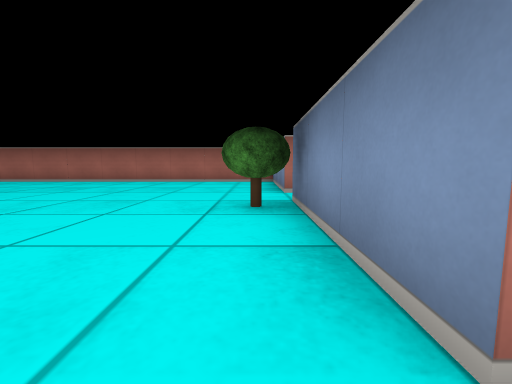
view 1 (above)

24 first-person views from a walk through a cub3D level. The camera is about half as high as the walls, tilts 6° down and sees 90° across. The floor is counted in squares. Each view is taken from the middle of a square. On the plan, view 1 faces up. The plan holds only what a view shows up to about 9 squares ahead; the rest is blank.

view 2
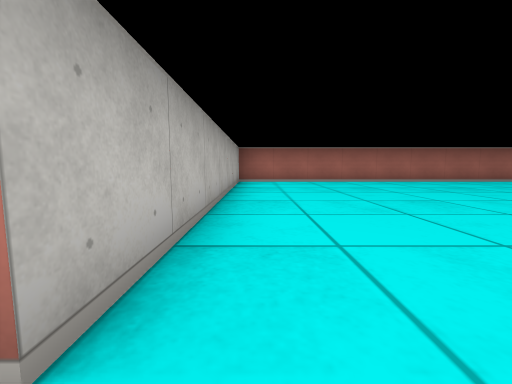

view 3
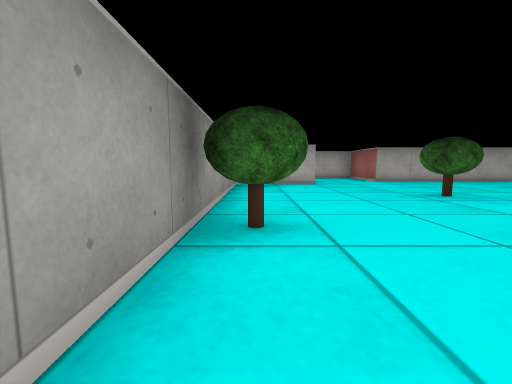

view 4
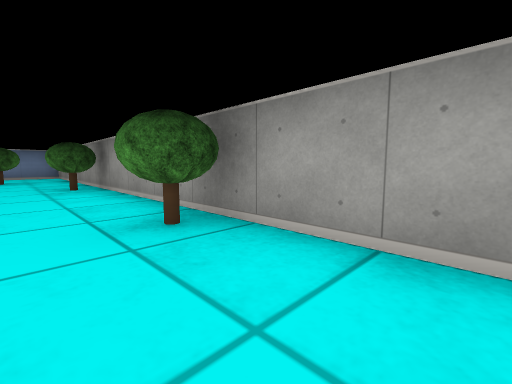

view 5
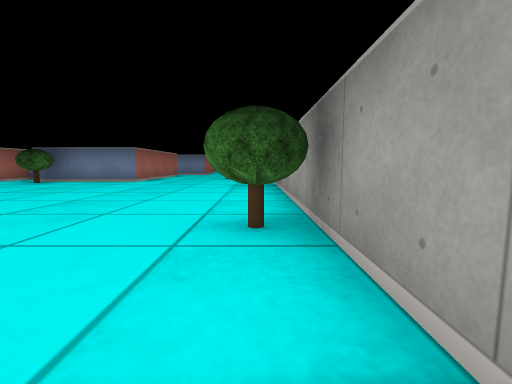

view 6
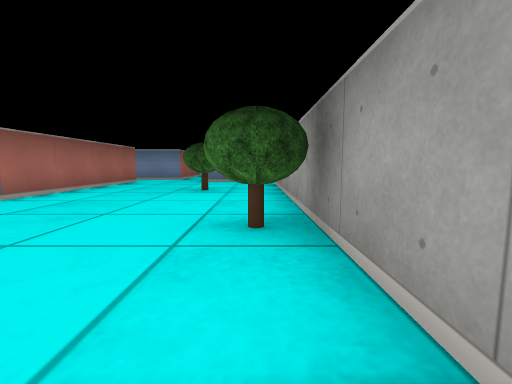

view 7
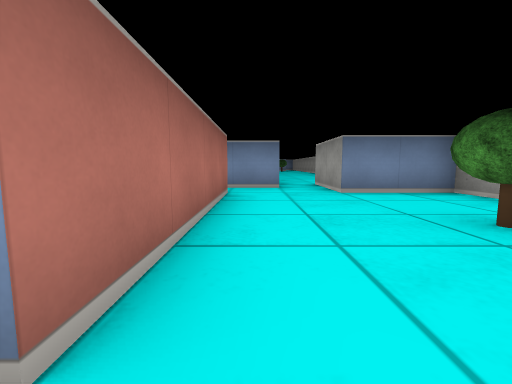

view 8
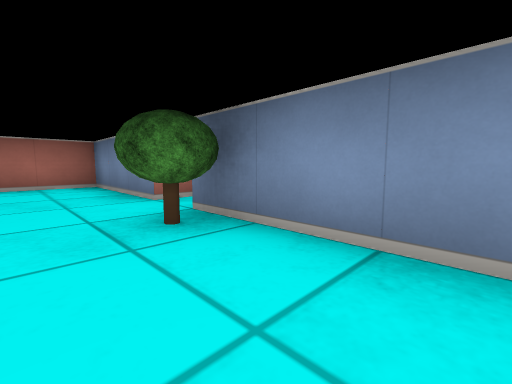

view 9
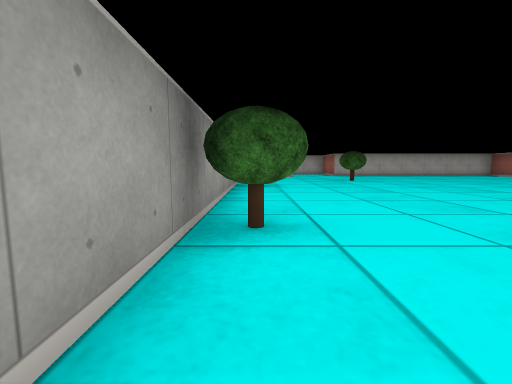

view 10
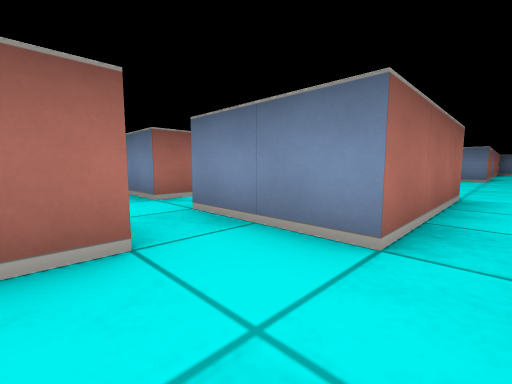

view 11
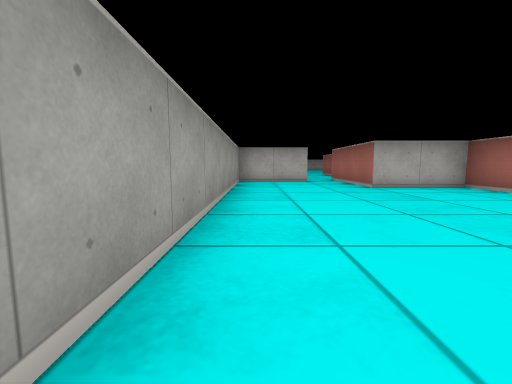

view 12
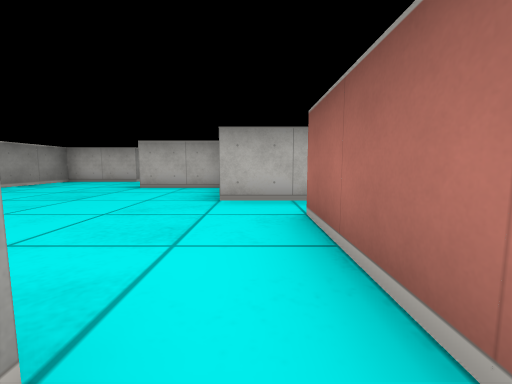

view 13
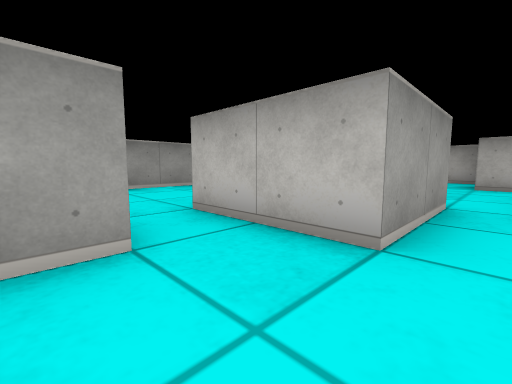

view 14
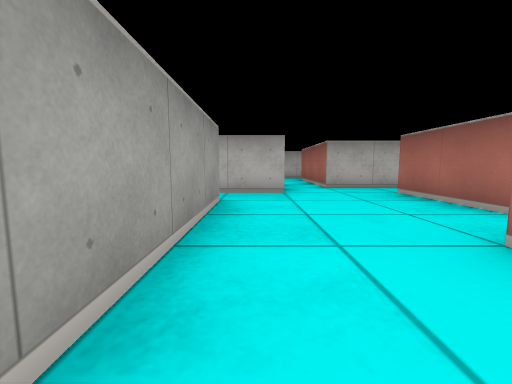

view 15
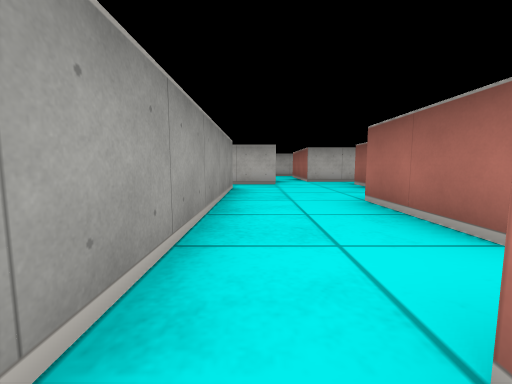

view 16
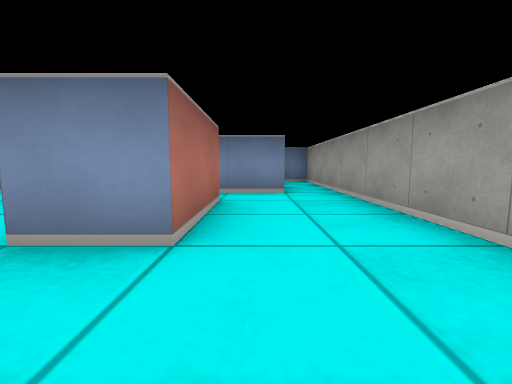

view 17
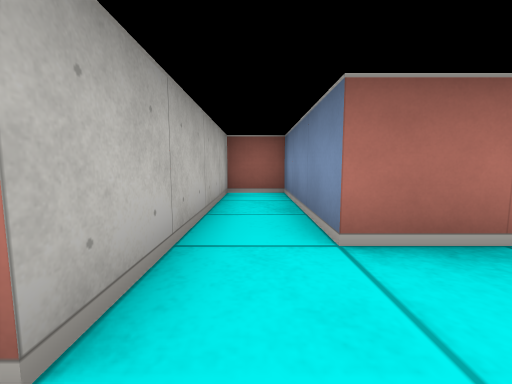

view 18
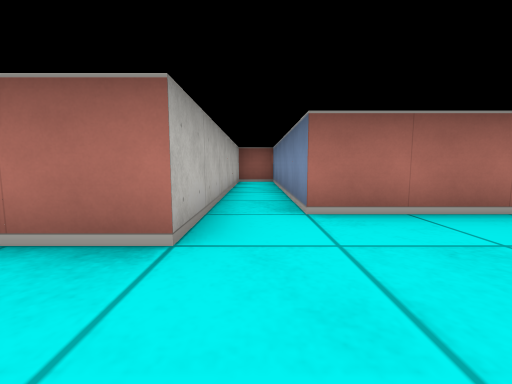

view 19
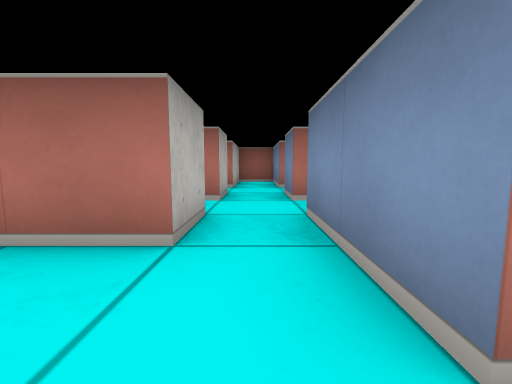

view 20
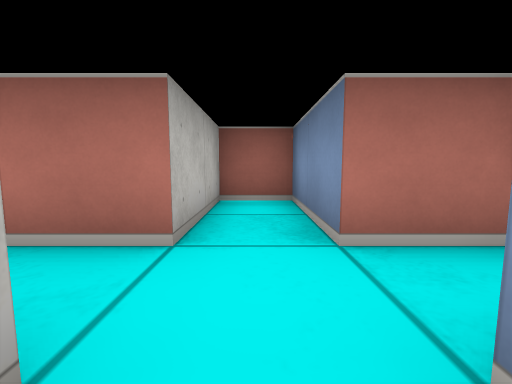

view 21
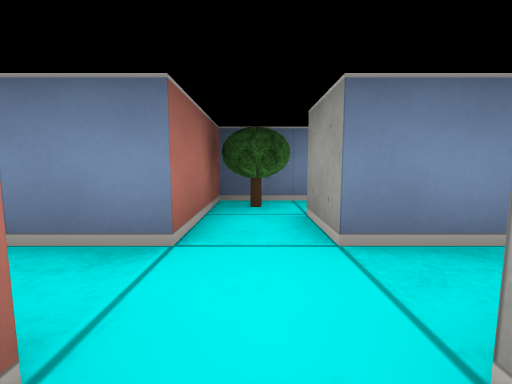

view 22
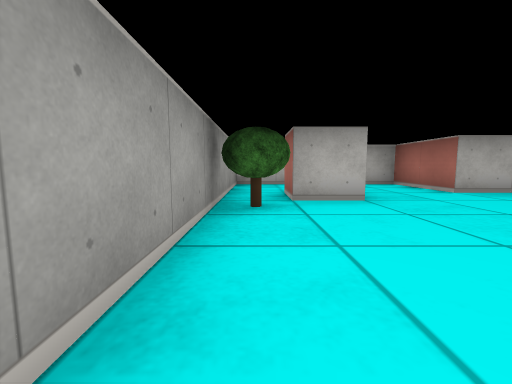

view 23
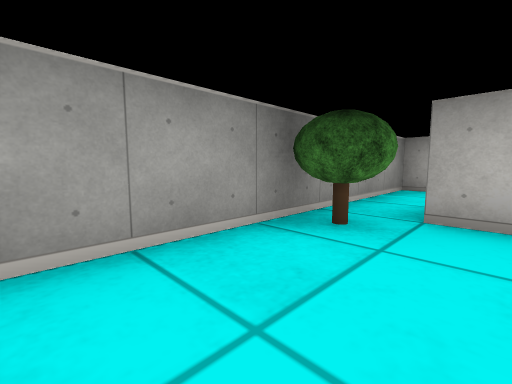

view 24
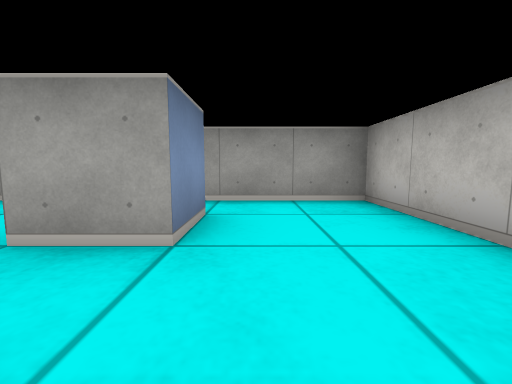

### Floor plan
Points are (right, up) in squares from view 1. A wall is a line through its corners. A room is listed if a view was taken in it or the views show most of it. See-through windows are left out.
Room 1 (views 1, 2, 3, 4, 5, 6, 7, 8, 9, 10, 19, 22, 23, 24)
walls: (0.5, 4.5) (0.5, 7.5) (-10.5, 7.5) (-10.5, 0.5) (-12.5, 0.5) (-12.5, -1.5); (-8.5, -3.5) (4.5, -3.5) (4.5, -1.5) (5.5, -1.5); (-10.5, -1.5) (-9.5, -1.5) (-9.5, -2.5); (4.5, 1.5) (4.5, 0.5) (0.5, 0.5) (0.5, 3.5); (5.5, -0.5) (5.5, 1.5)
ways out: opening at (6, -1) to room 2; opening at (5, 1) to room 5; opening at (-11.5, -2) to room 6; opening at (-9.5, -3) to room 6
objects: tree (-7, 0); tree (-5, -3); tree (-1, -3); tree (0, 3); tree (2, -2)
Room 2 (views 11, 12, 18)
walls: (13.5, 1.5) (14.5, 1.5); (15.5, 0.5) (15.5, -0.5) (13.5, -0.5) (13.5, 0.1); (14.5, 2.5) (11.5, 2.5) (11.5, 7.5) (10.5, 7.5) (10.5, 1.5) (8.5, 1.5) (8.5, -0.5) (5.5, -0.5); (5.5, -1.5) (6.5, -1.5) (6.5, -3.5) (15.2, -3.5)
ways out: opening at (6, -1) to room 1; opening at (14, 2) to room 3; opening at (16, 0) to room 3
Room 3 (views 13, 16, 17)
walls: (17.5, 3.5) (15.5, 3.5) (15.5, 6.5) (14.5, 6.5) (14.5, 2.5); (14.5, 1.5) (15.5, 1.5) (15.5, 0.5); (16.4, 0.5) (18.6, 0.5); (18.5, 2.5) (18.5, 3.5)
ways out: opening at (14, 2) to room 2; opening at (16, 0) to room 2; opening at (19.5, 1.5) to room 4
Room 4 (views 14, 15)
walls: (20.5, 2.5) (18.5, 2.5); (21.5, 1.4) (21.5, 2.8); (18.6, 0.5) (24.5, 0.5) (24.5, 1.2)
ways out: opening at (19.5, 1.5) to room 3; opening at (21, 3)
Room 5 (views 20, 21)
walls: (4.5, 3.5) (4.5, 2.5); (5.5, 4.5) (5.5, 6.5) (4.5, 6.5) (4.5, 4.5) (3.5, 4.5); (5.5, 2.5) (5.5, 3.5)
ways out: opening at (5, 1) to room 1; opening at (6, 2) to room 7
Room 6 (no view inside)
walls: (-9.5, -2.5) (-10.5, -2.5) (-10.5, -1.5); (-12.5, -1.5) (-12.5, -3.5) (-8.5, -3.5)
ways out: opening at (-11.5, -2) to room 1; opening at (-9.5, -3) to room 1
objects: tree (-9, -3)
Room 7 (no view inside)
walls: (7.5, 3.2) (7.5, 4.5) (5.5, 4.5); (6.1, 2.5) (5.5, 2.5)
ways out: opening at (6, 2) to room 5
objects: tree (7, 4)

Positions as (right, up) in squares from view 1, and headings:
1: (0, 0), facing up
2: (-10, 0), facing up
3: (-3, -3), facing left
4: (-7, -2), facing down-right
5: (-7, -3), facing right
6: (-3, -3), facing right
7: (0, 0), facing right
8: (-1, 1), facing up-right
9: (1, -3), facing left
10: (4, -1), facing up-right
11: (14, -3), facing left
12: (14, 2), facing left
13: (17, 2), facing down-left
14: (20, 1), facing left
15: (22, 1), facing left
16: (17, 2), facing right
17: (15, 2), facing up
18: (11, 0), facing up
19: (5, -1), facing up
20: (5, 3), facing up
21: (4, 4), facing right
22: (-6, -3), facing left
23: (-7, -2), facing down-left
24: (-11, 0), facing down
